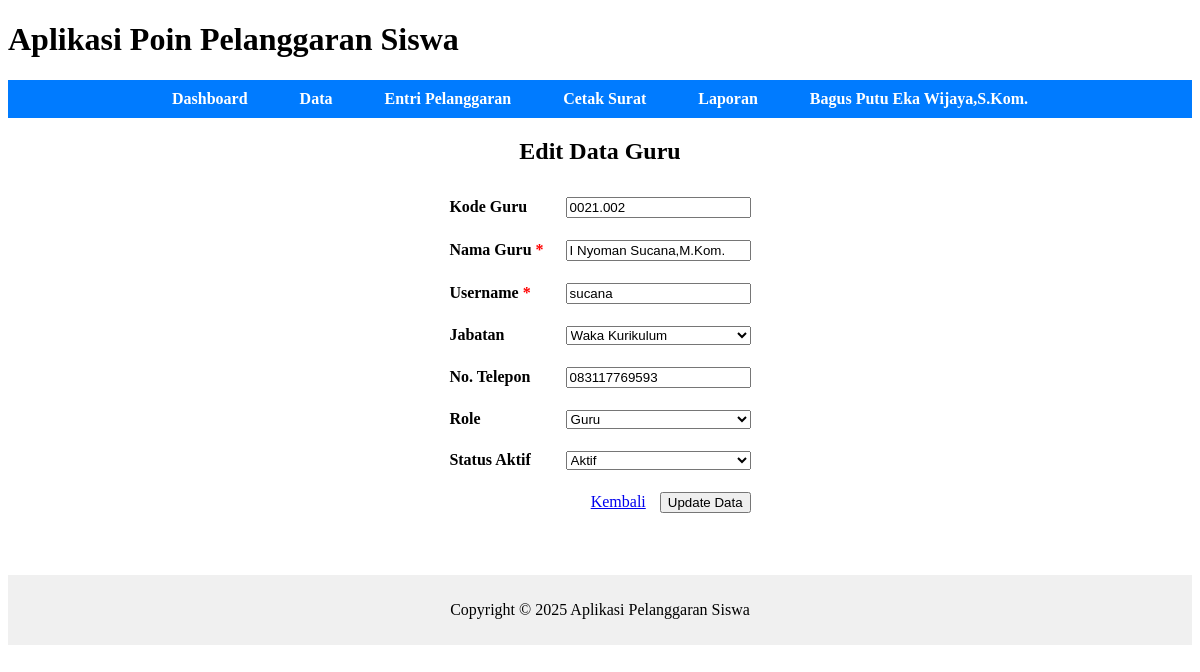
The page /pages/guru/edit.php?id=0021.002 (signed in) on the database as committed earlier.
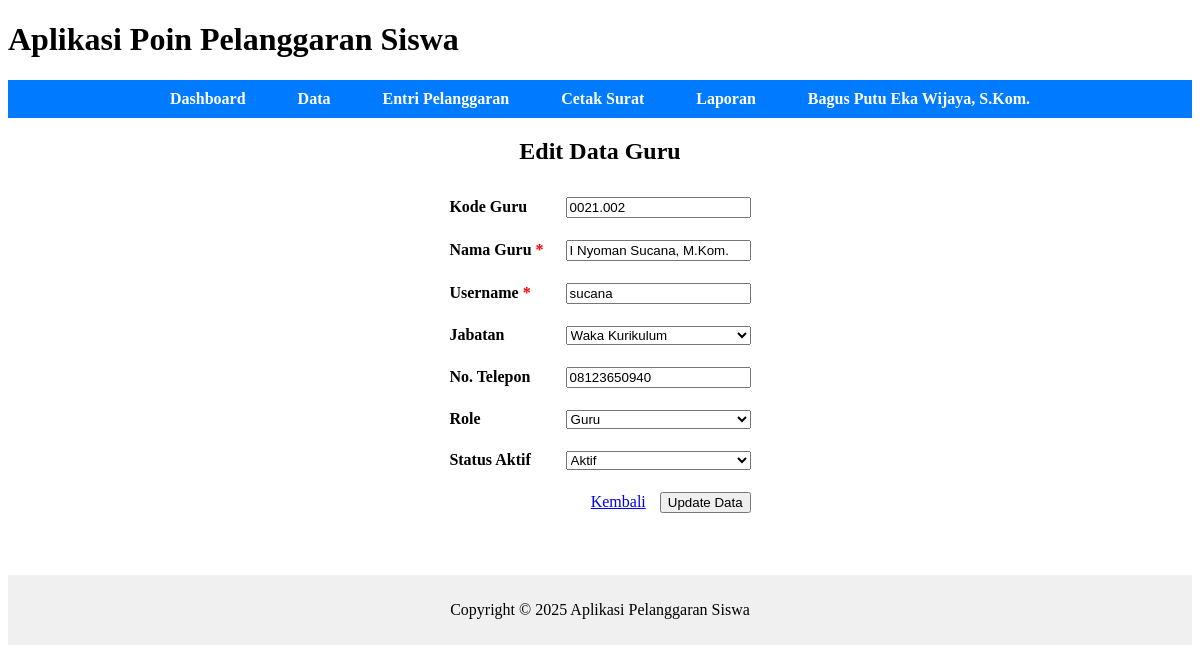
The same page on the database as committed later.
### tables this page shows
CREATE TABLE `guru` (
  `kode_guru` char(8) NOT NULL,
  `nama_pengguna` varchar(100) DEFAULT NULL,
  `role` varchar(30) DEFAULT NULL,
  `username` varchar(50) DEFAULT NULL,
  `password` varchar(70) DEFAULT NULL,
  `aktif` enum('Y','N') DEFAULT NULL,
  `jabatan` varchar(50) DEFAULT NULL,
  `telp` varchar(16) DEFAULT NULL
);

### pages/guru/edit.php (the view, shortened to what this page needs)
<?php
include('../../config/config.php');
include('../../includes/header.php');
$id = isset($_GET['id']) ? mysqli_real_escape_string($conn, $_GET['id']) : '';
$query = "SELECT * FROM guru WHERE kode_guru = '$id'";
$result = mysqli_query($conn, $query);
$data = mysqli_fetch_assoc($result);
if (!$data) {
    echo "<div style='text-align:center; margin-top:40px;'><h3>Data guru tidak ditemukan!</h3><a href='list.php'>Kembali</a></div>";
} else {
    ?>
    <div style="text-align:center; margin-bottom:20px;">
        <h2>Edit Data Guru</h2>
    </div>
    <center>
        <form method="POST" action="../../process/guru_process.php">
            <table cellpadding="10">
                <tr>
                    <td><label><b>Kode Guru</b></label></td>
                    <td><input type="text" name="kode_guru" value="<?php echo htmlspecialchars($data['kode_guru']); ?>" readonly /></td>
                </tr>
                <tr>
                    <td><label><b>Nama Guru <span style="color:red;">*</span></b></label></td>
                    <td><input type="text" name="nama_guru" value="<?php echo htmlspecialchars($data['nama_pengguna']); ?>" required /></td>
                </tr>
                <tr>
                    <td><label><b>Username <span style="color:red;">*</span></b></label></td>
                    <td><input type="text" name="username" value="<?php echo htmlspecialchars($data['username']); ?>" required /></td>
                </tr>
                <tr>
                    <td><label><b>Jabatan</b></label></td>
                    <td>
                        <select name="jabatan" style="width: 100%;">
                            <?php
                            $jabatan_list = [
                                'Guru Mapel', 'Kepala Sekolah', 'Waka Kurikulum', 'Waka Kesiswaan',
                                'Waka Sarana Prasarana', 'Waka Humas', 'Komka AN', 'Komka RPL',
                                'Komka DKV', 'Komka TKJ', 'Komka BD', 'Guru BK XII', 'Guru BK XI',
                                'Guru BK X', 'Ketua Lab'
                            ];
                            foreach ($jabatan_list as $jbt) {
                                $selected = ($data['jabatan'] == $jbt) ? 'selected' : '';
                                echo "<option value=\"$jbt\" $selected>$jbt</option>";
                            }
                            ?>
                        </select>
                    </td>
                </tr>
                <tr>
                    <td><label><b>No. Telepon</b></label></td>
                    <td><input type="text" name="telp" value="<?php echo htmlspecialchars($data['telp']); ?>" /></td>
                </tr>
                <tr>
                    <td><label><b>Role</b></label></td>
                    <td>
                        <select name="role" style="width: 100%;">
                            <option value="Guru" <?php echo ($data['role'] == 'Guru') ? 'selected' : ''; ?>>Guru</option>
                        </select>
                    </td>
                </tr>
                <tr>
                    <td><label><b>Status Aktif</b></label></td>
                    <td>
                        <select name="aktif" style="width: 100%;">
                            <option value="Y" <?php echo ($data['aktif'] == 'Y') ? 'selected' : ''; ?>>Aktif</option>
                        </select>
                    </td>
                </tr>
                <tr>
                    <td colspan="2" align="right">
                        <a href="list.php" style="margin-right:10px;">Kembali</a>
                        <button type="submit">Update Data</button>
                    </td>
                </tr>
            </table>
        </form>
    </center>
    <?php
}
include('../../includes/footer.php');
?>

### includes/header.php (shortened to what this page needs)
<!DOCTYPE html>
<html lang="id">
<head>
</head>
<body>
    <header>
        <h1>Aplikasi Poin Pelanggaran Siswa</h1>
        <nav>
            <ul>
                <li><a href="/poin_siswa/pages/dashboard.php">Dashboard</a></li>
                <li class="dropdown">
                    <a href="#">Data</a>
                </li>
                <li><a href="/poin_siswa/pages/pelanggaran/add.php">Entri Pelanggaran</a></li>
                <li><a href="/poin_siswa/pages/surat/list.php">Cetak Surat</a></li>
                <li><a href="/poin_siswa/pages/laporan/list.php">Laporan</a></li>
                <li class="dropdown">
                    <a href="#"><?php echo $_COOKIE['nama'];?></a>
                </li>
            </ul>
        </nav>
    </header>
    <main>

Rows that differ between the two databases and show on the page:
changed guru "sucana": nama_guru "I Nyoman Sucana,M.Kom." → "I Nyoman Sucana, M.Kom."; telp "083117769593" → "08123650940"
Other text that changed with them:
$_COOKIE['nama']: "Bagus Putu Eka Wijaya,S.Kom." → "Bagus Putu Eka Wijaya, S.Kom."
